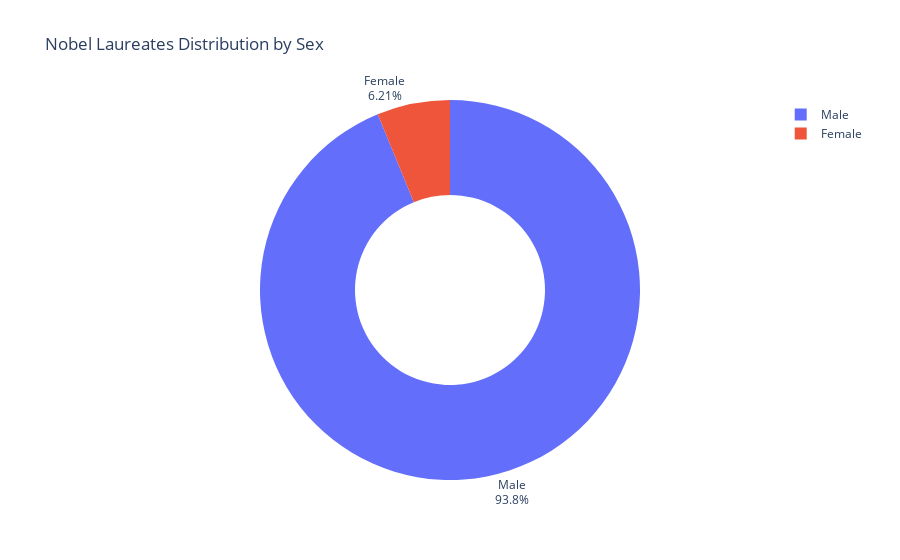

Here is the notebook cell this chart was saved with:
### Code cell
fig = px.pie(labels=men_and_woman.index,
             values=men_and_woman.values,
             hole=0.5, 
             title="Nobel Laureates Distribution by Sex", 
             names=men_and_woman.index)
fig.update_traces(textposition="outside",textinfo="percent+label")
fig.show()

### Figure 1 — Plotly figure (JSON) as saved in the notebook; plotly's stock layout.template omitted (floating-point values rounded to 4 significant figures)
{"data": [{"domain": {"x": [0, 1], "y": [0, 1]}, "hole": 0.5, "hovertemplate": "label=%{label}<br>value=%{value}<extra></extra>", "labels": ["Male", "Female"], "legendgroup": "", "name": "", "showlegend": true, "textinfo": "percent+label", "textposition": "outside", "type": "pie", "values": [876, 58]}], "layout": {"legend": {"tracegroupgap": 0}, "title": {"text": "Nobel Laureates Distribution by Sex"}}}
